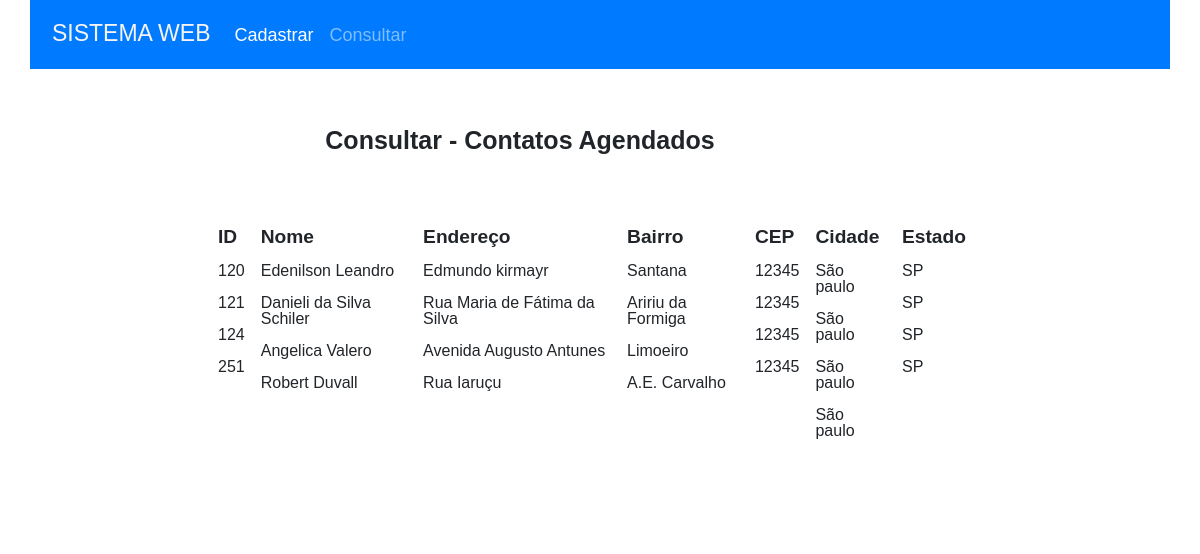
The page /dados.php on the database its author committed.
### tables this page shows
CREATE TABLE `clientes` (
  `id` int(3) NOT NULL,
  `nome` varchar(100) NOT NULL,
  `endereco` varchar(100) NOT NULL,
  `bairro` varchar(50) NOT NULL,
  `cep` int(9) NOT NULL,
  `cidade` varchar(100) NOT NULL,
  `estado` enum('SP','RJ','MG','ES') NOT NULL
);

### dados.php (the view, shortened to what this page needs)
<?php
    try {
        $pdo = new PDO('mysql:host=' . MYSQL_HOST . ';dbname=' . MYSQL_DB_NAME, MYSQL_USER, MYSQL_PASSWORD);
    } catch (PDOException $ex) {
        echo "Erro ao tentar fazer a conexão com MYSQL: " . $ex->getMessage();
    }
?>
<!DOCTYPE html>
<html lang="en">
<head>
    <link href="https://cdn.jsdelivr.net/npm/bootstrap@5.3.0-alpha1/dist/css/bootstrap.min.css" rel="stylesheet">
    <link rel="stylesheet" href="./css/style.css">
    <link rel="stylesheet" href="./css/reset.css">
</head>
<body class="body">
        <div class="container">
            <div class="row">
                <div class="col">
                    <nav class="navbar navbar-expand-lg">
                        <div class="container-fluid">
                            <a class="navbar-brand" href="#"><h3 class="title">SISTEMA WEB</h3></a>
                            <div class="collapse navbar-collapse" id="navbarNav">
                                <ul class="navbar-nav">
                                    <li class="nav-item">
                                        <a class="nav-link active text-white Options" aria-current="page" href="index.php">Cadastrar</a>
                                    </li>
                                    <li class="nav-item">
                                        <a class="nav-link active text-white-50 Options" aria-current="page" href="dados.php">Consultar</a>
                                    </li>
                                </ul>
                            </div>
                        </div>
                    </nav>
                </div>
            </div>
            <br>
            <div class="linha">
            <h2 class="subtitle_2 consulta">Consultar - Contatos Agendados</h2>
            </div>
            <br>
            <div class="linha">
                <div class="table-responsive">
                    <table class="tabela table table-borderless">
                        <thead>
                            <tr class="tabela_linha">
                                <td class="tabela_dados">ID</td>
                                <td class="tabela_dados">Nome</td>
                                <td class="tabela_dados">Endereço</td>
                                <td class="tabela_dados">Bairro</td>
                                <td class="tabela_dados">CEP</td>
                                <td class="tabela_dados">Cidade</td>
                                <td class="tabela_dados">Estado</td>
                            </tr>
                        </thead>
                        <tbody>
                            <tr>
                                <td class="tabela_c">
                                    <?php
                                    try {
                                        $pdo = new PDO( 'mysql:host=' . MYSQL_HOST . ';dbname=' . MYSQL_DB_NAME, MYSQL_USER, MYSQL_PASSWORD);
                                    } catch ( PDOException $e ) {
                                        echo  'Erro ao conectar com o MySQL: ' . $e->getMessage();
                                    }
                                    $sql = "SELECT * FROM clientes";
                                    $result = $pdo->query( $sql );
                                    $rows = $result->fetchAll();
                                    for ($i=0; $i < count($rows); $i++) {
                                    echo  $rows[$i]['id'] . "<br><br>";
                                    }
                                    ?>
                                </td>
                                <td class="tabela_c">
                                    <?php
                                    $sql = "SELECT * FROM clientes";
                                    $result = $pdo->query( $sql );
                                    $rows = $result->fetchAll();
                                    for ($i=0; $i < count($rows); $i++) {
                                    echo $rows[$i]['nome'] . "<br><br>";
                                    }
                                    ?>
                                </td>
                                <td class="tabela_c">
                                    <?php
                                    $sql = "SELECT * FROM clientes";
                                    $result = $pdo->query( $sql );
                                    $rows = $result->fetchAll();
                                    for ($i=0; $i < count($rows); $i++) {
                                    echo $rows[$i]['endereco'] . "<br><br>";
                                    }
                                    ?>
                                </td>
                                <td class="tabela_c">
                                    <?php
                                    $sql = "SELECT * FROM clientes";
                                    $result = $pdo->query( $sql );
                                    $rows = $result->fetchAll();
                                    for ($i=0; $i < count($rows); $i++) {
                                    echo  $rows[$i]['bairro'].  "<br><br>";
                                    }
                                    ?>
                                </td>
                                <td class="tabela_c">
                                    <?php
                                    $sql = "SELECT * FROM clientes";
                                    $result = $pdo->query( $sql );
                                    $rows = $result->fetchAll();
                                    for ($i=0; $i < count($rows); $i++) {
                                    echo  $rows[$i]['cep'].  "<br><br>";
                                    }
                                    ?>
                                </td>
                                <td class="tabela_c">
                                    <?php
                                    $sql = "SELECT * FROM clientes";
                                    $result = $pdo->query( $sql );
                                    $rows = $result->fetchAll();
                                    for ($i=0; $i < count($rows); $i++) {
                                    echo  $rows[$i]['cidade'] . "<br><br>";
                                    }
                                    ?>
                                </td>
                                <td class="tabela_c">
                                    <?php
                                    $sql = "SELECT * FROM clientes";
                                    $result = $pdo->query( $sql );
                                    $rows = $result->fetchAll();
                                    for ($i=0; $i < count($rows); $i++) {
                                    echo  $rows[$i]['estado'] . "<br><br>";
                                    }
                                    ?>
                                </td>
                                <td class="tabela_c">
                                </td>
                            </tr>
                        </tbody>
                    </table>
                </div>
            </div>
        <br>
        <br>
        <br>
        </div>
    </body>

### css/style.css (style rules this page uses)
body { background-color: rgb(215, 215, 215) }
.container { background-color: white; padding: 0%; }
nav { background-color: #007BFF; }
.title { font-size: 23px; padding-top: 7px; padding-left: 10px; color: rgb(247, 243, 243); }
.Options { font-size: 18px; padding-left: 15px; padding-top: 10px; color: white; }
.subtitle_2 { font-size: 25px; font-weight: bold; }
.consulta { padding-top: 40px; padding-bottom: 20px; margin-right: 160px; }
div.linha { display: flex; justify-content: center; }
.tabela { max-width: 65vw; }
.tabela_linha { gap: 50px; height: 3.5rem; width: 2rem; padding: 1rem; background-color: #007BFF; }
.tabela_dados { font-size: 1.2rem; font-weight: 700; }
.tabela_c { border: 1px black; }

### rows shown on the page
clientes: id "120", nome "Edenilson Leandro", endereco "Edmundo kirmayr", bairro "Santana", cep "12345", cidade "São paulo", estado "SP"
clientes: id "121", nome "Danieli da Silva Schiler", endereco "Rua Maria de Fátima da Silva", bairro "Aririu da Formiga", cep "12345", cidade "São paulo", estado "SP"
clientes: id "124", nome "Angelica Valero", endereco "Avenida Augusto Antunes", bairro "Limoeiro", cep "12345", cidade "São paulo", estado "SP"
clientes: id "251", nome "Robert Duvall", endereco "Rua Iaruçu", bairro "A.E. Carvalho", cep "12345", cidade "São paulo", estado "SP"
